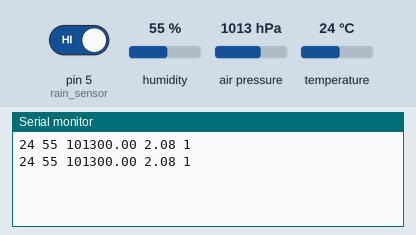
Simulated run of this sketch. Board: Arduino Uno, built with avr-gcc and run on an emulated ATmega328P. Shown: the last lines printed to the serial monitor. The test bench sets the inputs (shaded band); at power-on: humidity 55 %, air pressure 1013 hPa, pin 5 (rain_sensor) HIGH, temperature 24 °C.

Above: at 1.3 s.
1.4 s: humidity set to 22 %
At 2.0 s:
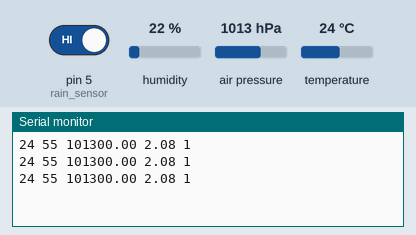
2.9 s: air pressure set to 952 hPa
At 3.6 s:
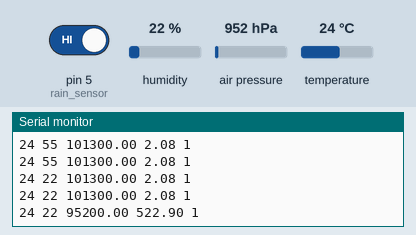
4.4 s: pin 5 (rain_sensor) driven LOW
At 5.2 s:
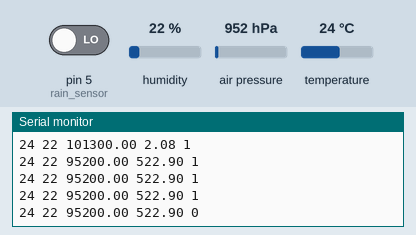
5.9 s: temperature set to 12 °C
At 5.9 s:
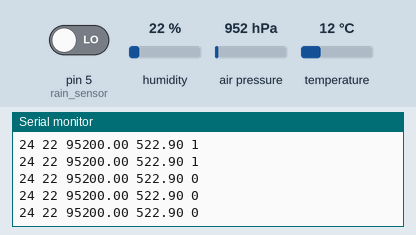
7.4 s: air pressure set to 975 hPa
At 7.8 s:
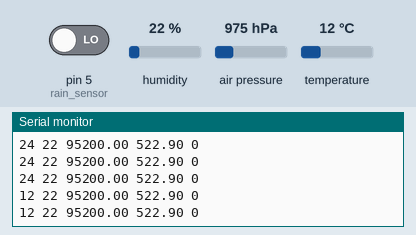
8.9 s: pin 5 (rain_sensor) driven HIGH
At 9.4 s:
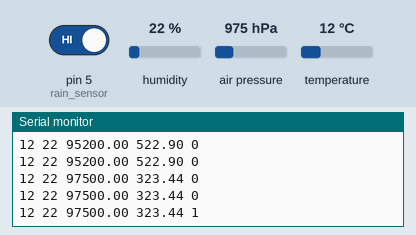
Timing chart, 0 to 11.4 s (numbered marks = the images above; inputs shaded):
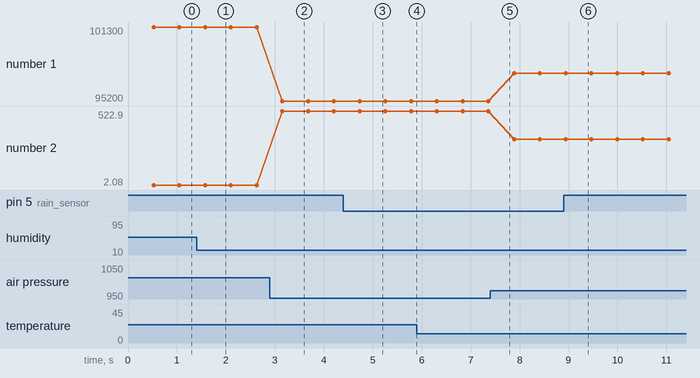

Measured:
- after the input at 2.9 s, the serial monitor: prints a new line after 0.26 s (image 2)
- after the input at 4.4 s, the serial monitor: prints a new line after 0.33 s (image 3)
- after the input at 8.9 s, the serial monitor: prints a new line at once (image 6)
- plotted number 1: 101300 → 95200 after the input at 2.9 s, 95200 → 97500 after the input at 7.4 s
- plotted number 2: 2.08 → 522.9 after the input at 2.9 s, 522.9 → 323.44 after the input at 7.4 s

The sketch:

read_sensor_data.ino
```cpp
#include <DHT11.h>
#include <Wire.h>
#include <Adafruit_BMP085.h>

DHT11 dht11(3);

Adafruit_BMP085 bmp;

int rain_sensor = 5;

void setup() {

    Serial.begin(9600);

    pinMode(rain_sensor, INPUT);

    if (!bmp.begin()) {
    Serial.println("Could not find a valid BMP085 sensor, check wiring!");
    while (1); // This will halt the program if BMP sensor is not found
  }

}

void loop() {
    int temperature = 0;
    int humidity = 0;

    // Attempt to read the temperature and humidity values from the DHT11 sensor.
    int result = dht11.readTemperatureHumidity(temperature, humidity);

    // Check the results of the readings.
    // If the reading is successful, print the temperature and humidity values.
    // If there are errors, print the appropriate error messages.
  // if (result == 0) {
  //        Serial.print("Temperature: ");
  //        Serial.print(temperature);
  //        Serial.print(" °C\tHumidity: ");
  //        Serial.print(humidity);
  //        Serial.println(" %");
  //    } else {
  //        // Print error message based on the error code.
  //        Serial.println(DHT11::getErrorString(result));
  //    }

  //     Serial.print("Temperature = ");
  // Serial.print(bmp.readTemperature());
  // Serial.println(" *C");

  // Serial.print("Pressure = ");
  // Serial.print(bmp.readPressure());
  // Serial.println(" Pa");

  // Serial.print("Altitude = ");
  // Serial.print(bmp.readAltitude());
  // Serial.println(" meters");

  // Serial.print("Pressure at sealevel (calculated) = ");
  // Serial.print(bmp.readSealevelPressure());
  // Serial.println(" Pa");

  // // Assuming sea level pressure in hectopascals
  // float seaLevelPressure_hPa = 1013.25; // Example value, replace with actual sea level pressure at your location
  // Serial.print("Real altitude = ");
  // Serial.print(bmp.readAltitude(seaLevelPressure_hPa * 100)); // Convert hPa to Pa
  // Serial.println(" meters");

  int rain_value = digitalRead(rain_sensor);//read value
  // Serial.print("Value : ");
  // Serial.println(rain_value);
  float pressure = bmp.readPressure();
  float altitude = bmp.readAltitude();

  Serial.print(temperature);
  Serial.print(" ");
  Serial.print(humidity);
  Serial.print(" ");
  Serial.print(pressure);
  Serial.print(" ");
  Serial.print(altitude);
  Serial.print(" ");
  Serial.println(rain_value);
}
```
